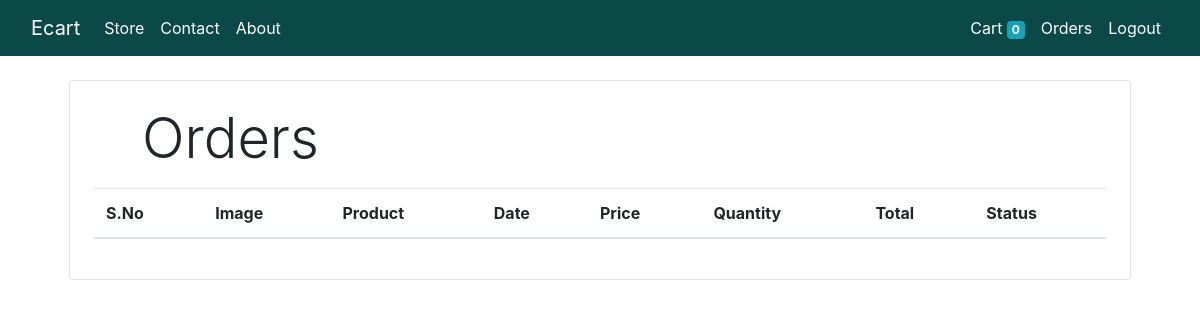
Before: /orders (signed in) with the older database file.
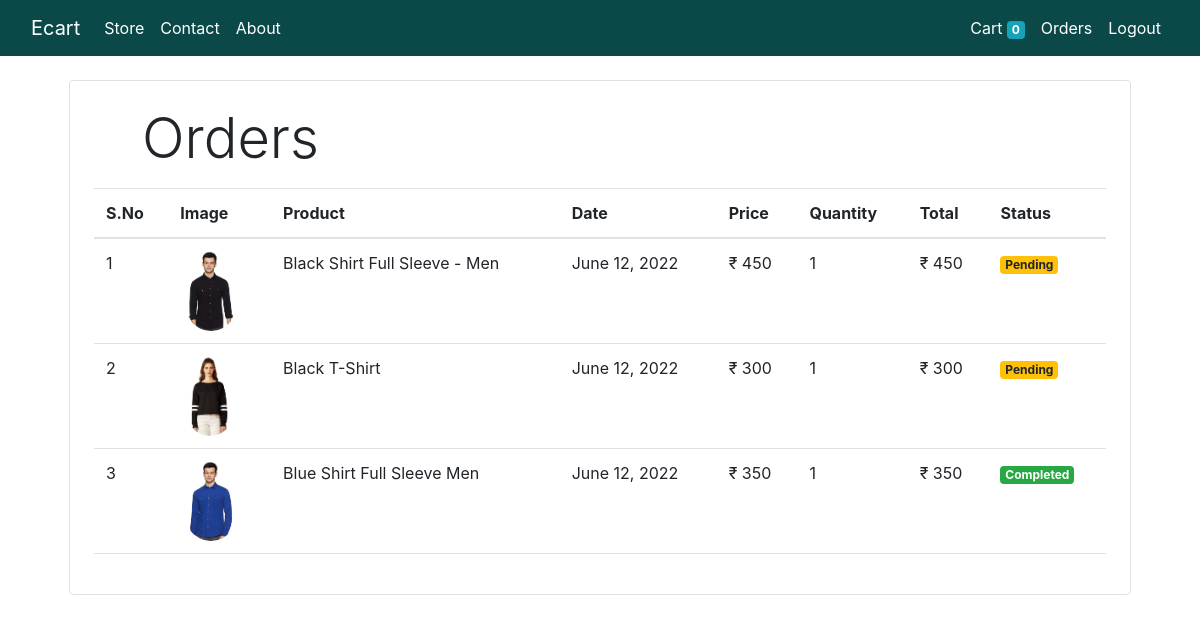
After: the same page with the newer database file.
### store/models/orders.py (models this page shows, shortened)
class Order(models.Model):
    product = models.ForeignKey(Product, on_delete=models.CASCADE)
    customer = models.ForeignKey(Customer, on_delete=models.CASCADE)
    quantity = models.IntegerField(default=1)
    price = models.IntegerField()
    address = models.CharField(max_length=100, default='', blank=True)
    phone = models.CharField(max_length=12, default='', blank=True)
    date = models.DateField(default=datetime.datetime.today)
    status = models.BooleanField(default=False)
    @staticmethod
    def get_orders_by_customer(customer_id):
        return Order.objects.filter(customer=customer_id)

### store/models/product.py (models this page shows, shortened)
class Product(models.Model):
    name = models.CharField(max_length=50)
    price = models.IntegerField(default=0)
    category = models.ForeignKey(Category, on_delete=models.CASCADE, default=1)
    description = models.CharField(max_length=200, default='')
    image = models.ImageField(upload_to='uploads/products/')

### store/auth.py (the view)
    def middleware(request):
        print('Middle ware')
        response = get_response(request)
        uid = request.session.get('customer')
        if not uid:
            return redirect('login')
        return response

### store/auth.py (called while the page is built)
def auth_middleware(get_response):
    def middleware(request):
        print('Middle ware')
        response = get_response(request)
        uid = request.session.get('customer')
        if not uid:
            return redirect('login')
        return response
    return middleware

### store/templatetags/custom_filter.py (called while the page is built)
@register.filter(name='currency')
def currency(number):
    return "₹ " + str(number)

@register.filter(name='multiply')
def multiply(number, number1):
    return number * number1

### store/views/orders.py (called while the page is built)
    def get(self, request):
        customer = request.session.get('customer')
        orders = Order.get_orders_by_customer(customer)
        return render(request, 'orders.html', {'orders': orders})

### store/templates/orders.html
{% extends 'base.html' %}
{% block content %}
{% load cart %}
{% load custom_filter %}
<div class="container">
    <div class="border rounded p-4 m-4">
        <p class="display-4 pl-4 ml-4">Orders</p>
        <table class="table">
            <thead>
                <tr>
                    <th>S.No</th>
                    <th>Image</th>
                    <th>Product</th>
                    <th>Date</th>
                    <th>Price</th>
                    <th>Quantity</th>
                    <th>Total</th>
                    <th>Status</th>
                </tr>
            </thead>
            <tbody>
                {% for order in orders %}
                <tr>
                    <td>{{forloop.counter}}</td>
                    <td><img src="{{ order.product.image.url }}" class="rounded-circle" style="height: 80px;"></td>
                    <td>{{ order.product.name }}</td>
                    <td>{{ order.date }}</td>
                    <td>{{ order.price|currency }}</td>
                    <td>{{ order.quantity }}</td>
                    <td>{{ order.quantity|multiply:order.price|currency }}</td>
                    {% if order.status %}
                    <td><span class="badge badge-success">Completed</span></td>
                    {% else %}
                    <td><span class="badge badge-warning">Pending</span></td>
                    {% endif %}
                </tr>
                {% endfor %}
            </tbody>
        </table>
    </div>
</div>
{% endblock %}

### store/templates/base.html (shortened to what this page needs)
<!DOCTYPE html>
<html lang="en">
<head>
    <link href="https://cdn.jsdelivr.net/npm/bootstrap@5.1.3/dist/css/bootstrap.min.css" rel="stylesheet">
    <link rel="stylesheet" href="https://cdn.jsdelivr.net/npm/bootstrap@4.6.1/dist/css/bootstrap.min.css">
</head>
<body>
<nav class="navbar navbar-expand-lg bg-dark">
    <div class="container-fluid">
      <a class="navbar-brand" href="/">Ecart</a>
      <div class="collapse navbar-collapse" id="navbarSupportedContent">
        <ul class="navbar-nav me-auto mb-2 mb-lg-0">
          <li class="nav-item">
            <a class="nav-link" aria-current="page" href="/">Store</a>
          </li>
          <li class="nav-item">
            <a class="nav-link" href="#">Contact</a>
          </li>
          <li class="nav-item">
            <a class="nav-link">About</a>
          </li>
        </ul>
        <ul class="navbar-nav me-auto me-2 me-lg-0">
          <li class="nav-item">
            <a class="nav-link" aria-current="page" href="/cart">Cart
              <span class="badge badge-info">{{ request.session.cart.keys|length }}</span>
            </a>
          </li>
          {% if request.session.customer %}
          <li class="nav-item">
            <a class="nav-link" aria-current="page" href="/orders">Orders</a>
          </li>
          <li class="nav-item">
            <a class="nav-link" aria-current="page" href="/logout">Logout</a>
          </li>
          {% endif %}
          </ul>
      </div>
    </div>
  </nav>
{% block content %}
{% endblock %}
</body>
</html>

### store/templates/base.html (style rules this page uses)
nav a { color: white !important; }
.bg-dark { background-color: rgb(11, 73, 73)!important; }

Changed rows visible on the page:
added Order: product.image (picture), product.name "Black Shirt Full Sleeve - Men", date "June 12, 2022", price "₹ 450", quantity "1", quantity|multiply "₹ 450", status "Pending"
added Order: product.image (picture), product.name "Black T-Shirt", date "June 12, 2022", price "₹ 300", quantity "1", quantity|multiply "₹ 300", status "Pending"
added Order: product.image (picture), product.name "Blue Shirt Full Sleeve Men", date "June 12, 2022", price "₹ 350", quantity "1", quantity|multiply "₹ 350", status "Completed"
